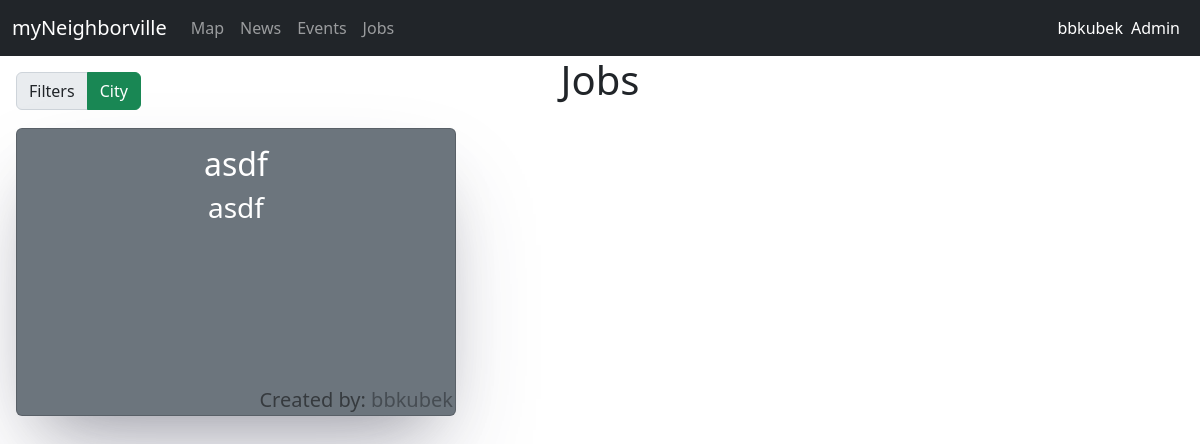
/jobs/ (signed in), run on an earlier commit of the app's database.
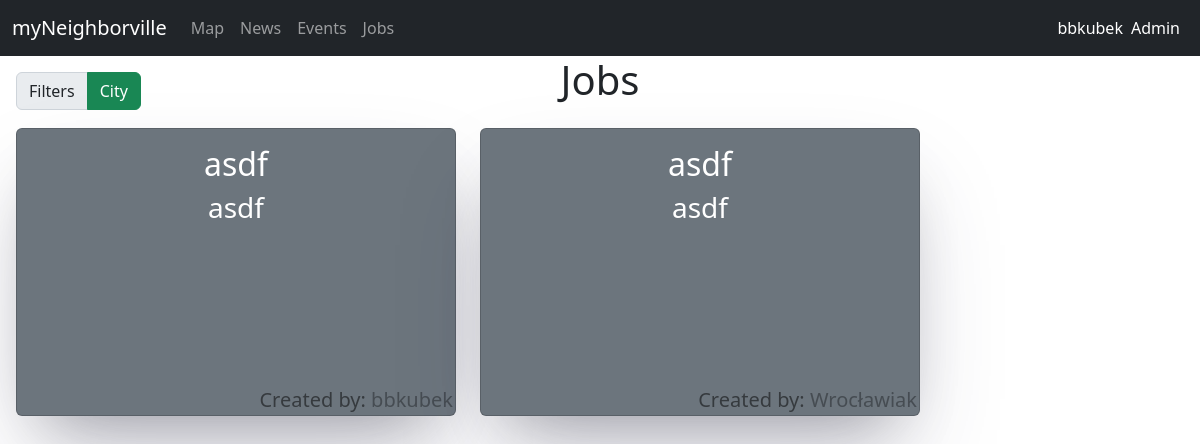
And on a later commit of the database.
### website/models.py (models this page shows, shortened)
class Job(models.Model):
    userId = models.IntegerField()
    people = models.ManyToManyField(WebsiteUser)
    title = models.CharField(max_length=100)
    description = models.TextField(max_length=2000)
    location = models.CharField(max_length=100)
    markerId = models.IntegerField(null=True, blank=True)

class WebsiteUser(models.Model):
    user = models.OneToOneField(User, on_delete=models.CASCADE)
    location = models.CharField(max_length=100)
    def __str__(self):
        return self.user.username

### website/views.py (the view)
# urls.py: path('jobs/', views.jobs, name='jobs'),
@login_required
def jobs(request):
    users = WebsiteUser.objects.all()
    user = WebsiteUser.objects.get(id=request.user.id)
    jobs = Job.objects.all()
    userLocation = user.location.split(', ')[0]
    context = {
        'jobs': jobs,
        'users': users,
        'userLocation': userLocation,
    }
    return render(request, 'displayServices/jobs.html', context)

### templates/displayServices/jobs.html (shortened to what this page needs)
{% extends 'base.html' %}
{% load static %}
{% block main %}
<div class="filters p-3 position-absolute">
  <div class="input-group mb-3">
    <span class="filter input-group-text">Filters</span>
    <button type="submit" id="filter" class="btn btn-success">City</button>
  </div>
</div>
<span style="display: flex; align-items: center; justify-content: center;">
    <h1>Jobs</h1>
</span>
  <div class="jobsTable d-flex flex-wrap gap-2 p-2">
    {% for job in jobs %}
        <div onclick="location.href='/jobs/{{job.id}}';" class="{% if userLocation in job.location %}city{% else %}all{% endif %} jobs card text-center text-bg-secondary m-2" style="width: 27.5rem;">
          <div class="card-body">
            <h2>{{job.title}}</h2>
            <h3 class="description">{{job.description}}</h3>
            {% for user in users %}
            {% if user.id == job.userId %}
            <h5 class="createdby">Created by: <a class="link-dark text-decoration-none" href="/profile/{{user}}">{{user}}</a></h5>
            {% endif %}
            {% endfor %}
          </div>
        </div>
    {% endfor %}
  </div>
{% endblock %}

What changed in the data, as far as the page shows it:
added Job: title "asdf", description "asdf"
now on this page (row unchanged): WebsiteUser: user.username "Wrocławiak", shown under "asdf"
